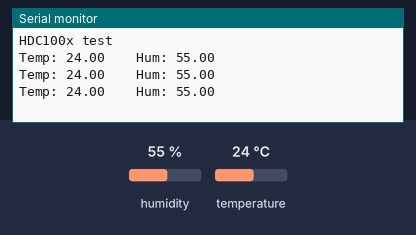
This sketch was run on a simulated Arduino Uno, built with avr-gcc and run on an emulated ATmega328P. On the bench: the last lines printed to the serial monitor. The inputs (shaded band) are chosen by the test bench; at power-on: humidity 55 %, temperature 24 °C.

Above: at 1.3 s.
1.4 s: humidity set to 22 %
At 2.1 s:
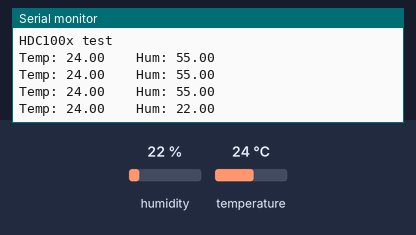
2.9 s: temperature set to 12 °C
At 3.7 s:
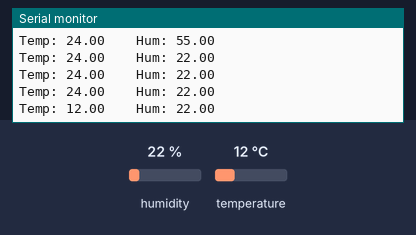
4.4 s: humidity set to 40 %
At 4.4 s:
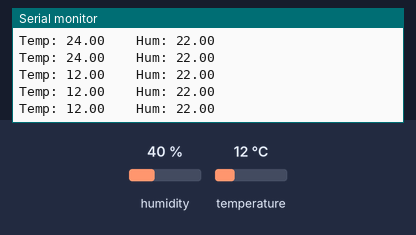
Timing chart, 0 to 7.4 s (numbered marks = the images above; inputs shaded):
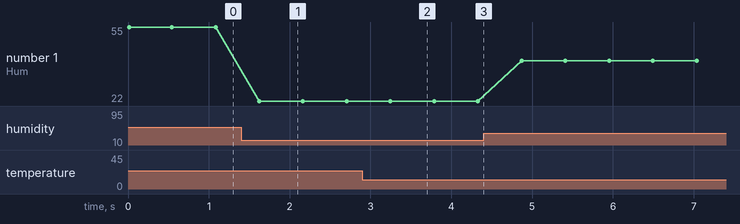

Measured:
- after the input at 1.4 s, the serial monitor: prints a new line after 0.22 s (image 1)
- after the input at 2.9 s, the serial monitor: prints a new line after 0.35 s (image 2)
- plotted number 1: 55 → 22 after the input at 1.4 s, 22 → 40 after the input at 4.4 s

The sketch:

HDC1008.ino
```cpp
//The good folks at Adafruit have done the hard work and produced a library for this device - https://github.com/adafruit/Adafruit_HDC1000_Library  .

#include <Wire.h>
#include "Adafruit_HDC1000.h"


Adafruit_HDC1000 hdc = Adafruit_HDC1000();

void setup()
{
  Serial.begin(9600);
  Serial.println("HDC100x test");

  if (!hdc.begin())
  {
    Serial.println("Couldn't find sensor!");
    while (1);
  }
}


void loop()
{
  Serial.print("Temp: "); Serial.print(hdc.readTemperature());
  Serial.print("\t\tHum: "); Serial.println(hdc.readHumidity());
  delay(500);
}
```
